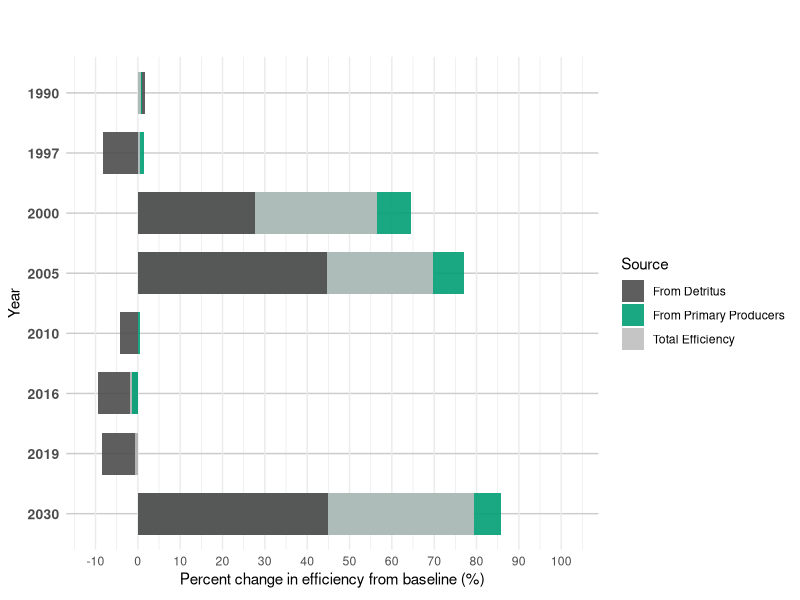
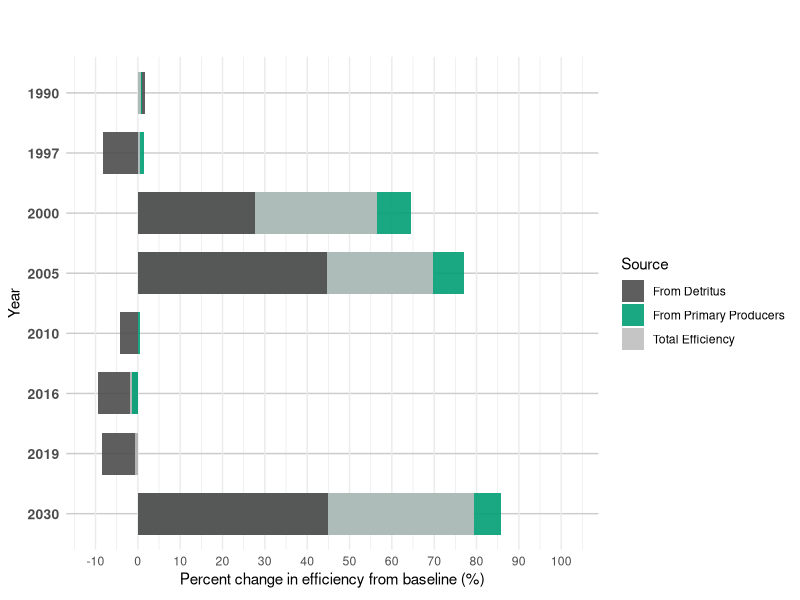

Reproduce these figures in R, in order.
library(tidyverse)
library(readr)
library(here)



data <- read_csv("DATA/energy_transfer_data_raw.csv")

# Extract Baseline
baseline_row <- data %>% filter(Year == "Baseline")
base_prod <- baseline_row$`from primary producers`
base_detr <- baseline_row$`from dentritus`
base_total <- baseline_row$`total efficiency`

# Calculate Percent Change
scenarios <- data %>% 
  filter(Year != "Baseline") %>%
  mutate(Year = as.character(Year)) %>%
  mutate(
    dp_producer = (`from primary producers` - base_prod) / base_prod * 100,
    dp_detritus = (`from dentritus` - base_detr) / base_detr * 100,
    dp_total    = (`total efficiency` - base_total) / base_total * 100
  )

# Long Format
scenarios_long <- scenarios %>%
  select(Year, dp_producer, dp_detritus, dp_total) %>%
  pivot_longer(
    cols = starts_with("dp_"),
    names_to = "scenario_code",
    values_to = "dp"
  ) %>%
  mutate(
    scenario = recode(scenario_code,
                      dp_producer = "From Primary Producers",
                      dp_detritus = "From Detritus",
                      dp_total    = "Total Efficiency"
    )
  )


scenarios_long$Year <- factor(scenarios_long$Year, 
                              levels = sort(unique(scenarios_long$Year), decreasing = TRUE))
#
# Overlay Logic
# Inside each year, we want to draw the biggest bar first to avoid hidding smaller ones.
scenarios_long <- scenarios_long %>%
  group_by(Year) %>%
  arrange(desc(abs(dp)), .by_group = TRUE) %>% 
  ungroup()

#Plot
p_ordered <- ggplot(scenarios_long, aes(x = dp, y = Year, fill = scenario)) +
  
  # 'identity' allows overlay, dogde will make the bars appear side by side.
  geom_col(position = "identity", width = 0.7, alpha = 0.9) +
  scale_x_continuous(
    limits = c(min(scenarios_long$dp) * 1.2, max(scenarios_long$dp) * 1.2),
    breaks = scales::pretty_breaks(n = 10)
  ) +
  
  scale_fill_manual(values = c(
    "From Primary Producers" = "#009e73",
    "From Detritus" = "grey30",
    "Total Efficiency" = "grey"
  )) +
  
  labs(
    x = expression("Percent change in efficiency from baseline (%)"),
    y = "Year",
    fill = "Source",
    title = " ",
    subtitle = " "
  ) +
  
  theme_minimal() +
  theme(
    panel.grid.major.y = element_line(color = "grey80"),
    axis.text.y = element_text(size = 10, face = "bold"),
    legend.position = "right"
  )

print(p_ordered)

ggsave(
  "FIGURES/transfer_efficiency.png",
  p_ordered,
  width = 6, 
  height = 8,
  bg = "transparent"
)
